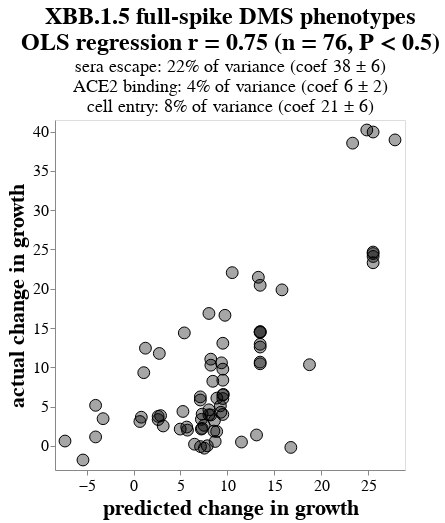

Here is the notebook cell this chart was saved with:
### Markdown cell above
## Multiple least squares regression of changes growth versus DMS phenotypes for clade pairs
Regress change in growth rate for each clade pair versus change in DMS phenotypes.
Do this for several different options of mutations to toggle, etc.

We also show a P-values for the correlation exceeding that with the randomized DMS data in the plot title.

### Code cell
def ols_unique_var_explained(var_endog, vars, df, full_r2):
    """Get unique variance explained by fitting model after removing each variable.

    https://blog.minitab.com/en/adventures-in-statistics-2/how-to-identify-the-most-important-predictor-variables-in-regression-models
    
    """
    unique_var = {}
    for vremove in vars:
        vremove_ols_model = statsmodels.api.OLS(
            endog=df[[var_endog]],
            exog=statsmodels.api.add_constant(df[[v for v in vars if v != vremove]].astype(float)),
        )
        vremove_res_ols = vremove_ols_model.fit()
        unique_var[vremove] = full_r2 - vremove_res_ols.rsquared
    return unique_var

ols_df = pango_pair_dms_growth_df.copy()
n = len(ols_df)

# https://www.einblick.ai/python-code-examples/ordinary-least-squares-regression-statsmodels/
ols_model = statsmodels.api.OLS(
    endog=ols_df[["change_in_growth_rate"]],
    exog=statsmodels.api.add_constant(ols_df[phenotypes].astype(float)),
)
res_ols = ols_model.fit()
ols_df = ols_df.assign(predicted_change_in_growth_rate=res_ols.predict())
r2 = res_ols.rsquared
r = math.sqrt(r2)
unique_var = ols_unique_var_explained("change_in_growth_rate", phenotypes, ols_df, r2)

# now do randomized fits
ols_df_rand = pango_pair_dms_growth_df_rand.copy()
rand_rs = []
for _, ols_df_rand_i in ols_df_rand.groupby("randomization"):
    ols_model_rand_i = statsmodels.api.OLS(
        endog=ols_df_rand_i[["change_in_growth_rate"]],
        exog=statsmodels.api.add_constant(ols_df_rand_i[phenotypes].astype(float)),
    )
    res_ols_rand_i = ols_model_rand_i.fit()
    rand_rs.append(math.sqrt(res_ols_rand_i.rsquared))
n_ge = sum(rand_r >= r for rand_r in rand_rs)
if n_ge:
    p_str = f"P = {n_ge / len(rand_rs)}"
else:
    p_str = f"P < {1 / len(rand_rs)}"
print(f"For randomized DMS data, {p_str}: {n_ge} of {len(rand_rs)} have r >= observed value of {r:.3f}")

subtitle = [
    # https://stackoverflow.com/a/53966201
    f"{p}: {unique_var[p] * 100:.0f}% of variance (coef {res_ols.params[p]:.0f} \u00B1 {res_ols.bse[p]:.0f})"
    for p in phenotypes
]

ols_chart = (
    alt.Chart(ols_df)
    .add_params(clade_selection)
    .encode(
        alt.X(
            "predicted_change_in_growth_rate",
            title="predicted change in growth",
            scale=alt.Scale(nice=False, padding=10),
            axis=alt.Axis(labelFontSize=16, titleFontSize=22),
        ),
        alt.Y(
            "change_in_growth_rate",
            title="actual change in growth",
            scale=alt.Scale(nice=False, padding=10),
            axis=alt.Axis(labelFontSize=16, titleFontSize=22),
        ),
        size=alt.condition(clade_selection, alt.value(250), alt.value(140)),
        strokeWidth=alt.condition(clade_selection, alt.value(4), alt.value(1)),
        stroke=alt.condition(clade_selection, alt.value("red"), alt.value("black")),
        tooltip=tooltips,
    )
    .mark_circle(strokeOpacity=1, fillOpacity=0.35, fill="black", stroke="black")
    .properties(
        width=350,
        height=350,
        title=alt.TitleParams(
            [title, f"OLS regression r = {r:.2f} (n = {n}, {p_str})"],
            subtitle=subtitle,
            fontSize=24,
            subtitleFontSize=18,
        ),
    )
    .configure_axis(grid=False)
)

display(ols_chart)

print(f"Saving to {pair_ols_html}")
ols_chart.save(pair_ols_html)

### Figure 1 — Vega-Lite specification as saved in the notebook (floating-point values rounded to 4 significant figures)
{"config": {"view": {"continuousWidth": 300, "continuousHeight": 300}, "axis": {"grid": false}}, "data": {"name": "data-417b166785cf4df0ed70439a079c8fcc"}, "mark": {"type": "circle", "fill": "black", "fillOpacity": 0.35, "stroke": "black", "strokeOpacity": 1}, "encoding": {"size": {"condition": {"param": "param_1", "value": 250, "empty": false}, "value": 140}, "stroke": {"condition": {"param": "param_1", "value": "red", "empty": false}, "value": "black"}, "strokeWidth": {"condition": {"param": "param_1", "value": 4, "empty": false}, "value": 1}, "tooltip": [{"field": "clade", "type": "nominal"}, {"field": "parent", "type": "nominal"}, {"field": "date", "type": "nominal"}, {"field": "spike_new_muts", "type": "nominal"}, {"field": "nonspike_new_muts", "type": "nominal"}, {"field": "change_in_growth_rate", "format": ".0f", "type": "quantitative"}, {"field": "growth_rate", "format": ".0f", "type": "quantitative"}, {"field": "parent_growth_rate", "format": ".0f", "type": "quantitative"}, {"field": "n_sequences", "type": "quantitative"}, {"field": "parent_n_sequences", "type": "quantitative"}], "x": {"axis": {"labelFontSize": 16, "titleFontSize": 22}, "field": "predicted_change_in_growth_rate", "scale": {"nice": false, "padding": 10}, "title": "predicted change in growth", "type": "quantitative"}, "y": {"axis": {"labelFontSize": 16, "titleFontSize": 22}, "field": "change_in_growth_rate", "scale": {"nice": false, "padding": 10}, "title": "actual change in growth", "type": "quantitative"}}, "height": 350, "params": [{"name": "param_1", "select": {"type": "point", "fields": ["clade"], "on": "mouseover"}}], "title": {"text": ["XBB.1.5 full-spike DMS phenotypes", "OLS regression r = 0.75 (n = 76, P < 0.5)"], "fontSize": 24, "subtitle": ["sera escape: 22% of variance (coef 38 ± 6)", "ACE2 binding: 4% of variance (coef 6 ± 2)", "cell entry: 8% of variance (coef 21 ± 6)"], "subtitleFontSize": 18}, "width": 350, "$schema": "https://vega.github.io/schema/vega-lite/v5.15.1.json", "datasets": {"data-417b166785cf4df0ed70439a079c8fcc": [{"clade": "XBB.1", "parent": "XBB", "date": "2022-10-03", "n_new_spike_muts": 1, "spike_new_muts": "G252V", "nonspike_new_muts": "", "growth_rate": 1.205, "n_sequences": 17510, "parent_growth_rate": -0.9367, "parent_n_sequences": 1650, "change_in_growth_rate": 2.141, "sera escape": -0.0716, "ACE2 binding": 0.02517, "cell entry": -0.03082, "predicted_change_in_growth_rate": 4.971}, {"clade": "XBB.2", "parent": "XBB", "date": "2022-10-15", "n_new_spike_muts": 1, "spike_new_muts": "D253G", "nonspike_new_muts": "", "growth_rate": 0.2068, "n_sequences": 1353, "parent_growth_rate": -0.9367, "parent_n_sequences": 1650, "change_in_growth_rate": 1.144, "sera escape": -0.2303, "ACE2 binding": -0.1234, "cell entry": -0.1294, "predicted_change_in_growth_rate": -4.05}, {"clade": "XBB.1.4", "parent": "XBB.1", "date": "2022-11-06", "n_new_spike_muts": 1, "spike_new_muts": "T883I", "nonspike_new_muts": "ORF8:G8*", "growth_rate": 5.168, "n_sequences": 519, "parent_growth_rate": 1.205, "parent_n_sequences": 17510, "change_in_growth_rate": 3.964, "sera escape": 0.07632, "ACE2 binding": -0.1625, "cell entry": -0.1008, "predicted_change_in_growth_rate": 8.03}, {"clade": "XBB.1.5", "parent": "XBB.1", "date": "2022-11-08", "n_new_spike_muts": 1, "spike_new_muts": "S486P", "nonspike_new_muts": "ORF8:G8*", "growth_rate": 25.31, "n_sequences": 156404, "parent_growth_rate": 1.205, "parent_n_sequences": 17510, "change_in_growth_rate": 24.1, "sera escape": 0.2269, "ACE2 binding": 0.5783, "cell entry": 0.247, "predicted_change_in_growth_rate": 25.54}, {"clade": "XBB.1.16", "parent": "XBB.1", "date": "2023-03-05", "n_new_spike_muts": 3, "spike_new_muts": "K478R; S486P; E180V", "nonspike_new_muts": "ORF1a:L3829F; ORF1b:D1746Y; ORF8:G8*; ORF9b:I5T; ORF9b:N55S", "growth_rate": 40.14, "n_sequences": 25010, "parent_growth_rate": 1.205, "parent_n_sequences": 17510, "change_in_growth_rate": 38.94, "sera escape": 0.2303, "ACE2 binding": 0.5619, "cell entry": 0.3594, "predicted_change_in_growth_rate": 27.87}, {"clade": "XBB.1.22", "parent": "XBB.1", "date": "2023-03-19", "n_new_spike_muts": 1, "spike_new_muts": "S486P", "nonspike_new_muts": "ORF8:G8*; ORF9b:I5T", "growth_rate": 41.14, "n_sequences": 417, "parent_growth_rate": 1.205, "parent_n_sequences": 17510, "change_in_growth_rate": 39.94, "sera escape": 0.2269, "ACE2 binding": 0.5783, "cell entry": 0.247, "predicted_change_in_growth_rate": 25.54}, {"clade": "XBB.1.42", "parent": "XBB.1", "date": "2023-05-31", "n_new_spike_muts": 2, "spike_new_muts": "S486P; Q613H", "nonspike_new_muts": "ORF1a:T4175I; ORF8:G8*; ORF9b:I5T", "growth_rate": 41.4, "n_sequences": 447, "parent_growth_rate": 1.205, "parent_n_sequences": 17510, "change_in_growth_rate": 40.2, "sera escape": 0.2078, "ACE2 binding": 0.1534, "cell entry": 0.3785, "predicted_change_in_growth_rate": 24.87}, {"clade": "XBB.1.4.1", "parent": "XBB.1.4", "date": "2022-11-25", "n_new_spike_muts": 1, "spike_new_muts": "S673G", "nonspike_new_muts": "", "growth_rate": 3.376, "n_sequences": 1455, "parent_growth_rate": 5.168, "parent_n_sequences": 519, "change_in_growth_rate": -1.792, "sera escape": 0.01171, "ACE2 binding": 0.3172, "cell entry": -0.7797, "predicted_change_in_growth_rate": -5.396}, {"clade": "XBB.1.5.1", "parent": "XBB.1.5", "date": "2023-01-28", "n_new_spike_muts": 1, "spike_new_muts": "T573I", "nonspike_new_muts": "", "growth_rate": 29.25, "n_sequences": 3285, "parent_growth_rate": 25.31, "parent_n_sequences": 156404, "change_in_growth_rate": 3.938, "sera escape": -0.02976, "ACE2 binding": -0.07144, "cell entry": 0.07914, "predicted_change_in_growth_rate": 8.229}, {"clade": "XBB.1.5.2", "parent": "XBB.1.5", "date": "2023-01-29", "n_new_spike_muts": 2, "spike_new_muts": "K147I; T284I", "nonspike_new_muts": "", "growth_rate": 27.32, "n_sequences": 975, "parent_growth_rate": 25.31, "parent_n_sequences": 156404, "change_in_growth_rate": 2.008, "sera escape": -0.02996, "ACE2 binding": -0.2448, "cell entry": 0.01103, "predicted_change_in_growth_rate": 5.745}, {"clade": "XBB.1.5.4", "parent": "XBB.1.5", "date": "2023-02-10", "n_new_spike_muts": 1, "spike_new_muts": "T883I", "nonspike_new_muts": "", "growth_rate": 29.9, "n_sequences": 2023, "parent_growth_rate": 25.31, "parent_n_sequences": 156404, "change_in_growth_rate": 4.592, "sera escape": 0.07632, "ACE2 binding": -0.1625, "cell entry": -0.1008, "predicted_change_in_growth_rate": 8.03}, {"clade": "XBB.1.5.5", "parent": "XBB.1.5", "date": "2023-02-10", "n_new_spike_muts": 1, "spike_new_muts": "K1181I", "nonspike_new_muts": "ORF1a:S2246L", "growth_rate": 29.69, "n_sequences": 1054, "parent_growth_rate": 25.31, "parent_n_sequences": 156404, "change_in_growth_rate": 4.385, "sera escape": -0.003512, "ACE2 binding": 0.04976, "cell entry": -0.1511, "predicted_change_in_growth_rate": 5.261}, {"clade": "XBB.1.5.10", "parent": "XBB.1.5", "date": "2023-02-10", "n_new_spike_muts": 1, "spike_new_muts": "F456L", "nonspike_new_muts": "ORF1b:A1643V", "growth_rate": 37.89, "n_sequences": 2176, "parent_growth_rate": 25.31, "parent_n_sequences": 156404, "change_in_growth_rate": 12.58, "sera escape": 0.2001, "ACE2 binding": -0.3013, "cell entry": -0.02328, "predicted_change_in_growth_rate": 13.5}, {"clade": "XBB.1.5.12", "parent": "XBB.1.5", "date": "2023-02-19", "n_new_spike_muts": 1, "spike_new_muts": "T323I", "nonspike_new_muts": "", "growth_rate": 28.78, "n_sequences": 2303, "parent_growth_rate": 25.31, "parent_n_sequences": 156404, "change_in_growth_rate": 3.467, "sera escape": -0.137, "ACE2 binding": -0.1482, "cell entry": -0.257, "predicted_change_in_growth_rate": -3.253}, {"clade": "XBB.1.5.25", "parent": "XBB.1.5", "date": "2023-03-18", "n_new_spike_muts": 1, "spike_new_muts": "K97T", "nonspike_new_muts": "", "growth_rate": 25.8, "n_sequences": 661, "parent_growth_rate": 25.31, "parent_n_sequences": 156404, "change_in_growth_rate": 0.4916, "sera escape": 0.1069, "ACE2 binding": -0.08113, "cell entry": -0.01326, "predicted_change_in_growth_rate": 11.5}, {"clade": "XBB.1.5.28", "parent": "XBB.1.5", "date": "2023-03-22", "n_new_spike_muts": 1, "spike_new_muts": "K478R", "nonspike_new_muts": "", "growth_rate": 35.07, "n_sequences": 761, "parent_growth_rate": 25.31, "parent_n_sequences": 156404, "change_in_growth_rate": 9.764, "sera escape": 0.02994, "ACE2 binding": -0.09573, "cell entry": 0.03784, "predicted_change_in_growth_rate": 9.515}, {"clade": "XBB.1.5.30", "parent": "XBB.1.5", "date": "2023-03-22", "n_new_spike_muts": 1, "spike_new_muts": "A348T", "nonspike_new_muts": "", "growth_rate": 30.41, "n_sequences": 808, "parent_growth_rate": 25.31, "parent_n_sequences": 156404, "change_in_growth_rate": 5.101, "sera escape": 0.008368, "ACE2 binding": -0.01643, "cell entry": 0.04135, "predicted_change_in_growth_rate": 9.255}, {"clade": "XBB.1.5.35", "parent": "XBB.1.5", "date": "2023-03-24", "n_new_spike_muts": 1, "spike_new_muts": "N978S", "nonspike_new_muts": "", "growth_rate": 28.96, "n_sequences": 1292, "parent_growth_rate": 25.31, "parent_n_sequences": 156404, "change_in_growth_rate": 3.653, "sera escape": -0.1159, "ACE2 binding": -0.1391, "cell entry": -0.1005, "predicted_change_in_growth_rate": 0.8239}, {"clade": "XBB.1.5.37", "parent": "XBB.1.5", "date": "2023-03-27", "n_new_spike_muts": 1, "spike_new_muts": "K1045R", "nonspike_new_muts": "", "growth_rate": 33.53, "n_sequences": 3551, "parent_growth_rate": 25.31, "parent_n_sequences": 156404, "change_in_growth_rate": 8.224, "sera escape": 0.05959, "ACE2 binding": -0.1069, "cell entry": -0.06603, "predicted_change_in_growth_rate": 8.449}, {"clade": "XBB.1.5.50", "parent": "XBB.1.5", "date": "2023-04-26", "n_new_spike_muts": 1, "spike_new_muts": "P621S", "nonspike_new_muts": "N:T49I; ORF1a:A2097V", "growth_rate": 29.06, "n_sequences": 591, "parent_growth_rate": 25.31, "parent_n_sequences": 156404, "change_in_growth_rate": 3.755, "sera escape": -0.1209, "ACE2 binding": -0.1898, "cell entry": 0.01162, "predicted_change_in_growth_rate": 2.619}, {"clade": "XBB.1.5.56", "parent": "XBB.1.5", "date": "2023-05-05", "n_new_spike_muts": 1, "spike_new_muts": "A852S", "nonspike_new_muts": "", "growth_rate": 27.85, "n_sequences": 537, "parent_growth_rate": 25.31, "parent_n_sequences": 156404, "change_in_growth_rate": 2.538, "sera escape": -0.1249, "ACE2 binding": 0.2201, "cell entry": -0.0788, "predicted_change_in_growth_rate": 3.158}, {"clade": "XBB.1.5.59", "parent": "XBB.1.5", "date": "2023-05-06", "n_new_spike_muts": 1, "spike_new_muts": "F456L", "nonspike_new_muts": "ORF1a:S2822P", "growth_rate": 39.84, "n_sequences": 719, "parent_growth_rate": 25.31, "parent_n_sequences": 156404, "change_in_growth_rate": 14.54, "sera escape": 0.2001, "ACE2 binding": -0.3013, "cell entry": -0.02328, "predicted_change_in_growth_rate": 13.5}, {"clade": "XBB.1.5.70", "parent": "XBB.1.5", "date": "2023-05-22", "n_new_spike_muts": 2, "spike_new_muts": "L455F; F456L", "nonspike_new_muts": "ORF1a:A4068S; ORF8:P38S", "growth_rate": 45.16, "n_sequences": 499, "parent_growth_rate": 25.31, "parent_n_sequences": 156404, "change_in_growth_rate": 19.85, "sera escape": 0.3517, "ACE2 binding": -1.261, "cell entry": 0.09792, "predicted_change_in_growth_rate": 15.82}, {"clade": "XBB.1.5.72", "parent": "XBB.1.5", "date": "2023-05-31", "n_new_spike_muts": 1, "spike_new_muts": "F456L", "nonspike_new_muts": "ORF1a:G445S", "growth_rate": 45.74, "n_sequences": 1477, "parent_growth_rate": 25.31, "parent_n_sequences": 156404, "change_in_growth_rate": 20.44, "sera escape": 0.2001, "ACE2 binding": -0.3013, "cell entry": -0.02328, "predicted_change_in_growth_rate": 13.5}, {"clade": "XBB.1.5.91", "parent": "XBB.1.5", "date": "2023-07-10", "n_new_spike_muts": 1, "spike_new_muts": "P621S", "nonspike_new_muts": "", "growth_rate": 28.66, "n_sequences": 657, "parent_growth_rate": 25.31, "parent_n_sequences": 156404, "change_in_growth_rate": 3.355, "sera escape": -0.1209, "ACE2 binding": -0.1898, "cell entry": 0.01162, "predicted_change_in_growth_rate": 2.619}, {"clade": "XBB.1.5.97", "parent": "XBB.1.5", "date": "2023-07-24", "n_new_spike_muts": 1, "spike_new_muts": "T941S", "nonspike_new_muts": "", "growth_rate": 31.39, "n_sequences": 409, "parent_growth_rate": 25.31, "parent_n_sequences": 156404, "change_in_growth_rate": 6.082, "sera escape": -0.01727, "ACE2 binding": -0.07001, "cell entry": 0.0871, "predicted_change_in_growth_rate": 8.879}, {"clade": "XBB.1.5.100", "parent": "XBB.1.5", "date": "2023-08-02", "n_new_spike_muts": 1, "spike_new_muts": "V1122M", "nonspike_new_muts": "", "growth_rate": 31.15, "n_sequences": 597, "parent_growth_rate": 25.31, "parent_n_sequences": 156404, "change_in_growth_rate": 5.838, "sera escape": 0.01212, "ACE2 binding": 0.03866, "cell entry": -0.08652, "predicted_change_in_growth_rate": 7.116}, {"clade": "EM.1", "parent": "XBB.1.5.7", "date": "2023-02-26", "n_new_spike_muts": 1, "spike_new_muts": "R214L", "nonspike_new_muts": "", "growth_rate": 24.58, "n_sequences": 598, "parent_growth_rate": 24.67, "parent_n_sequences": 6252, "change_in_growth_rate": -0.08633, "sera escape": 0.05816, "ACE2 binding": -0.08279, "cell entry": -0.1346, "predicted_change_in_growth_rate": 7.136}, {"clade": "EK.2", "parent": "XBB.1.5.13", "date": "2023-02-26", "n_new_spike_muts": 1, "spike_new_muts": "T259I", "nonspike_new_muts": "ORF1a:L3829F", "growth_rate": 25.84, "n_sequences": 403, "parent_growth_rate": 25.82, "parent_n_sequences": 6375, "change_in_growth_rate": 0.02014, "sera escape": -0.01375, "ACE2 binding": -0.1702, "cell entry": 0.06108, "predicted_change_in_growth_rate": 7.857}, {"clade": "EL.1", "parent": "XBB.1.5.14", "date": "2023-02-21", "n_new_spike_muts": 1, "spike_new_muts": "Q675H", "nonspike_new_muts": "", "growth_rate": 27.61, "n_sequences": 1201, "parent_growth_rate": 24.5, "parent_n_sequences": 911, "change_in_growth_rate": 3.102, "sera escape": -0.001338, "ACE2 binding": -0.1003, "cell entry": -0.3333, "predicted_change_in_growth_rate": 0.6716}, {"clade": "FD.2", "parent": "XBB.1.5.15", "date": "2023-03-27", "n_new_spike_muts": 1, "spike_new_muts": "Q146K", "nonspike_new_muts": "ORF1a:G519S", "growth_rate": 26.36, "n_sequences": 2569, "parent_growth_rate": 26.15, "parent_n_sequences": 4535, "change_in_growth_rate": 0.218, "sera escape": -0.06804, "ACE2 binding": -0.02033, "cell entry": 0.05065, "predicted_change_in_growth_rate": 6.497}, {"clade": "GF.1", "parent": "XBB.1.5.24", "date": "2023-05-23", "n_new_spike_muts": 1, "spike_new_muts": "E748V", "nonspike_new_muts": "", "growth_rate": 38.84, "n_sequences": 1193, "parent_growth_rate": 28.27, "parent_n_sequences": 3234, "change_in_growth_rate": 10.57, "sera escape": 0.07404, "ACE2 binding": -0.4767, "cell entry": 0.06399, "predicted_change_in_growth_rate": 9.372}, {"clade": "GB.1", "parent": "XBB.1.5.46", "date": "2023-05-06", "n_new_spike_muts": 1, "spike_new_muts": "L518V", "nonspike_new_muts": "ORF8:V62L; ORF9b:I5T", "growth_rate": 37.04, "n_sequences": 731, "parent_growth_rate": 26.77, "parent_n_sequences": 1594, "change_in_growth_rate": 10.27, "sera escape": 0.02201, "ACE2 binding": -0.3646, "cell entry": 0.07188, "predicted_change_in_growth_rate": 8.239}, {"clade": "HT.2", "parent": "XBB.1.5.49", "date": "2023-07-26", "n_new_spike_muts": 1, "spike_new_muts": "T51I", "nonspike_new_muts": "", "growth_rate": 33.02, "n_sequences": 528, "parent_growth_rate": 30.79, "parent_n_sequences": 3154, "change_in_growth_rate": 2.231, "sera escape": -0.01601, "ACE2 binding": -0.07416, "cell entry": 0.00951, "predicted_change_in_growth_rate": 7.309}, {"clade": "GK.1", "parent": "XBB.1.5.70", "date": "2023-06-06", "n_new_spike_muts": 1, "spike_new_muts": "S704L", "nonspike_new_muts": "ORF3a:T89I", "growth_rate": 49.44, "n_sequences": 652, "parent_growth_rate": 45.16, "parent_n_sequences": 499, "change_in_growth_rate": 4.28, "sera escape": -0.05457, "ACE2 binding": 0.2691, "cell entry": 0.07445, "predicted_change_in_growth_rate": 9.3}, {"clade": "GK.1.1", "parent": "GK.1", "date": "2023-07-13", "n_new_spike_muts": 1, "spike_new_muts": "T573I", "nonspike_new_muts": "", "growth_rate": 60.48, "n_sequences": 1205, "parent_growth_rate": 49.44, "parent_n_sequences": 652, "change_in_growth_rate": 11.04, "sera escape": -0.02976, "ACE2 binding": -0.07144, "cell entry": 0.07914, "predicted_change_in_growth_rate": 8.229}, {"clade": "GN.1", "parent": "XBB.1.5.73", "date": "2023-06-10", "n_new_spike_muts": 1, "spike_new_muts": "F456L", "nonspike_new_muts": "ORF1a:T3356I; ORF3a:G18V", "growth_rate": 47.77, "n_sequences": 513, "parent_growth_rate": 33.26, "parent_n_sequences": 1111, "change_in_growth_rate": 14.52, "sera escape": 0.2001, "ACE2 binding": -0.3013, "cell entry": -0.02328, "predicted_change_in_growth_rate": 13.5}, {"clade": "XBB.1.9.1", "parent": "XBB.1.9", "date": "2023-01-09", "n_new_spike_muts": 1, "spike_new_muts": "S486P", "nonspike_new_muts": "", "growth_rate": 33.18, "n_sequences": 14817, "parent_growth_rate": 8.708, "parent_n_sequences": 986, "change_in_growth_rate": 24.47, "sera escape": 0.2269, "ACE2 binding": 0.5783, "cell entry": 0.247, "predicted_change_in_growth_rate": 25.54}, {"clade": "XBB.1.9.2", "parent": "XBB.1.9", "date": "2023-02-03", "n_new_spike_muts": 1, "spike_new_muts": "S486P", "nonspike_new_muts": "", "growth_rate": 33.38, "n_sequences": 6967, "parent_growth_rate": 8.708, "parent_n_sequences": 986, "change_in_growth_rate": 24.67, "sera escape": 0.2269, "ACE2 binding": 0.5783, "cell entry": 0.247, "predicted_change_in_growth_rate": 25.54}, {"clade": "FL.1", "parent": "XBB.1.9.1", "date": "2023-04-04", "n_new_spike_muts": 1, "spike_new_muts": "A701V", "nonspike_new_muts": "ORF1a:G993S", "growth_rate": 35.02, "n_sequences": 639, "parent_growth_rate": 33.18, "parent_n_sequences": 14817, "change_in_growth_rate": 1.834, "sera escape": 0.004834, "ACE2 binding": -0.0089, "cell entry": 0.02643, "predicted_change_in_growth_rate": 8.86}, {"clade": "FL.7", "parent": "XBB.1.9.1", "date": "2023-05-06", "n_new_spike_muts": 1, "spike_new_muts": "T51I", "nonspike_new_muts": "", "growth_rate": 37.23, "n_sequences": 432, "parent_growth_rate": 33.18, "parent_n_sequences": 14817, "change_in_growth_rate": 4.047, "sera escape": -0.01601, "ACE2 binding": -0.07416, "cell entry": 0.00951, "predicted_change_in_growth_rate": 7.309}, {"clade": "FL.14", "parent": "XBB.1.9.1", "date": "2023-05-23", "n_new_spike_muts": 1, "spike_new_muts": "V1122M", "nonspike_new_muts": "", "growth_rate": 39.42, "n_sequences": 718, "parent_growth_rate": 33.18, "parent_n_sequences": 14817, "change_in_growth_rate": 6.241, "sera escape": 0.01212, "ACE2 binding": 0.03866, "cell entry": -0.08652, "predicted_change_in_growth_rate": 7.116}, {"clade": "FL.15", "parent": "XBB.1.9.1", "date": "2023-05-29", "n_new_spike_muts": 1, "spike_new_muts": "F456L", "nonspike_new_muts": "ORF1a:E637K", "growth_rate": 46.11, "n_sequences": 1359, "parent_growth_rate": 33.18, "parent_n_sequences": 14817, "change_in_growth_rate": 12.93, "sera escape": 0.2001, "ACE2 binding": -0.3013, "cell entry": -0.02328, "predicted_change_in_growth_rate": 13.5}, {"clade": "FL.16", "parent": "XBB.1.9.1", "date": "2023-05-30", "n_new_spike_muts": 1, "spike_new_muts": "D215V", "nonspike_new_muts": "", "growth_rate": 42.5, "n_sequences": 524, "parent_growth_rate": 33.18, "parent_n_sequences": 14817, "change_in_growth_rate": 9.32, "sera escape": -0.08437, "ACE2 binding": 0.03181, "cell entry": -0.1983, "predicted_change_in_growth_rate": 1.086}, {"clade": "FL.20", "parent": "XBB.1.9.1", "date": "2023-06-29", "n_new_spike_muts": 2, "spike_new_muts": "Q52H; F456L", "nonspike_new_muts": "ORF1a:I2010V; ORF3a:L108F", "growth_rate": 54.64, "n_sequences": 544, "parent_growth_rate": 33.18, "parent_n_sequences": 14817, "change_in_growth_rate": 21.46, "sera escape": 0.1279, "ACE2 binding": -0.1316, "cell entry": 0.05056, "predicted_change_in_growth_rate": 13.3}, {"clade": "FL.24", "parent": "XBB.1.9.1", "date": "2023-07-09", "n_new_spike_muts": 2, "spike_new_muts": "Q613H; A688V", "nonspike_new_muts": "ORF1b:I539V; ORF3a:N82S", "growth_rate": 47.56, "n_sequences": 420, "parent_growth_rate": 33.18, "parent_n_sequences": 14817, "change_in_growth_rate": 14.38, "sera escape": -0.02087, "ACE2 binding": -0.4753, "cell entry": 0.04751, "predicted_change_in_growth_rate": 5.409}, {"clade": "FL.1.5", "parent": "FL.1", "date": "2023-06-06", "n_new_spike_muts": 1, "spike_new_muts": "F456L", "nonspike_new_muts": "ORF1b:K2557R", "growth_rate": 45.47, "n_sequences": 498, "parent_growth_rate": 35.02, "parent_n_sequences": 639, "change_in_growth_rate": 10.45, "sera escape": 0.2001, "ACE2 binding": -0.3013, "cell entry": -0.02328, "predicted_change_in_growth_rate": 13.5}, {"clade": "FL.1.5.1", "parent": "FL.1.5", "date": "2023-06-06", "n_new_spike_muts": 1, "spike_new_muts": "K478R", "nonspike_new_muts": "ORF1b:S2198I", "growth_rate": 58.53, "n_sequences": 4724, "parent_growth_rate": 45.47, "parent_n_sequences": 498, "change_in_growth_rate": 13.06, "sera escape": 0.02994, "ACE2 binding": -0.09573, "cell entry": 0.03784, "predicted_change_in_growth_rate": 9.515}, {"clade": "FL.10.1", "parent": "FL.10", "date": "2023-06-10", "n_new_spike_muts": 1, "spike_new_muts": "E554K", "nonspike_new_muts": "", "growth_rate": 48.46, "n_sequences": 1313, "parent_growth_rate": 31.84, "parent_n_sequences": 1335, "change_in_growth_rate": 16.62, "sera escape": 0.08039, "ACE2 binding": -0.1947, "cell entry": -0.0152, "predicted_change_in_growth_rate": 9.742}, {"clade": "EG.1", "parent": "XBB.1.9.2", "date": "2023-02-19", "n_new_spike_muts": 1, "spike_new_muts": "Q613H", "nonspike_new_muts": "N:L219F", "growth_rate": 35.99, "n_sequences": 7614, "parent_growth_rate": 33.38, "parent_n_sequences": 6967, "change_in_growth_rate": 2.618, "sera escape": -0.01907, "ACE2 binding": -0.4249, "cell entry": 0.1315, "predicted_change_in_growth_rate": 7.515}, {"clade": "EG.2", "parent": "XBB.1.9.2", "date": "2023-04-04", "n_new_spike_muts": 1, "spike_new_muts": "K478R", "nonspike_new_muts": "", "growth_rate": 41.74, "n_sequences": 2159, "parent_growth_rate": 33.38, "parent_n_sequences": 6967, "change_in_growth_rate": 8.362, "sera escape": 0.02994, "ACE2 binding": -0.09573, "cell entry": 0.03784, "predicted_change_in_growth_rate": 9.515}, {"clade": "HK.3", "parent": "EG.5.1.1", "date": "2023-07-23", "n_new_spike_muts": 1, "spike_new_muts": "L455F", "nonspike_new_muts": "", "growth_rate": 77.37, "n_sequences": 2149, "parent_growth_rate": 55.32, "parent_n_sequences": 15781, "change_in_growth_rate": 22.05, "sera escape": 0.1516, "ACE2 binding": -0.9594, "cell entry": 0.1212, "predicted_change_in_growth_rate": 10.51}, {"clade": "HK.6", "parent": "EG.5.1.1", "date": "2023-08-24", "n_new_spike_muts": 1, "spike_new_muts": "D253G", "nonspike_new_muts": "ORF1a:A1923T", "growth_rate": 60.49, "n_sequences": 646, "parent_growth_rate": 55.32, "parent_n_sequences": 15781, "change_in_growth_rate": 5.164, "sera escape": -0.2303, "ACE2 binding": -0.1234, "cell entry": -0.1294, "predicted_change_in_growth_rate": -4.05}, {"clade": "EG.5.1.6", "parent": "EG.5.1", "date": "2023-07-23", "n_new_spike_muts": 1, "spike_new_muts": "F157L", "nonspike_new_muts": "ORF1a:S1857L", "growth_rate": 59.1, "n_sequences": 1193, "parent_growth_rate": 52.55, "parent_n_sequences": 9915, "change_in_growth_rate": 6.553, "sera escape": 0.04657, "ACE2 binding": 0.2894, "cell entry": -0.107, "predicted_change_in_growth_rate": 9.573}, {"clade": "HV.1", "parent": "EG.5.1.6", "date": "2023-08-02", "n_new_spike_muts": 1, "spike_new_muts": "L452R", "nonspike_new_muts": "", "growth_rate": 69.43, "n_sequences": 1645, "parent_growth_rate": 59.1, "parent_n_sequences": 1193, "change_in_growth_rate": 10.33, "sera escape": 0.1816, "ACE2 binding": 0.1571, "cell entry": 0.1286, "predicted_change_in_growth_rate": 18.75}, {"clade": "XBB.1.16.1", "parent": "XBB.1.16", "date": "2023-03-22", "n_new_spike_muts": 1, "spike_new_muts": "T547I", "nonspike_new_muts": "", "growth_rate": 39.85, "n_sequences": 8686, "parent_growth_rate": 40.14, "parent_n_sequences": 25010, "change_in_growth_rate": -0.2868, "sera escape": 0.03809, "ACE2 binding": -0.2494, "cell entry": -0.02672, "predicted_change_in_growth_rate": 7.547}, {"clade": "XBB.1.16.6", "parent": "XBB.1.16", "date": "2023-05-07", "n_new_spike_muts": 1, "spike_new_muts": "F456L", "nonspike_new_muts": "", "growth_rate": 54.57, "n_sequences": 4935, "parent_growth_rate": 40.14, "parent_n_sequences": 25010, "change_in_growth_rate": 14.43, "sera escape": 0.2001, "ACE2 binding": -0.3013, "cell entry": -0.02328, "predicted_change_in_growth_rate": 13.5}, {"clade": "XBB.1.16.7", "parent": "XBB.1.16", "date": "2023-05-25", "n_new_spike_muts": 1, "spike_new_muts": "T732I", "nonspike_new_muts": "ORF1a:Y1090H", "growth_rate": 42.28, "n_sequences": 502, "parent_growth_rate": 40.14, "parent_n_sequences": 25010, "change_in_growth_rate": 2.143, "sera escape": -0.1187, "ACE2 binding": 0.3729, "cell entry": 0.06165, "predicted_change_in_growth_rate": 7.228}, {"clade": "XBB.1.16.8", "parent": "XBB.1.16", "date": "2023-05-26", "n_new_spike_muts": 1, "spike_new_muts": "T732I", "nonspike_new_muts": "", "growth_rate": 43.52, "n_sequences": 600, "parent_growth_rate": 40.14, "parent_n_sequences": 25010, "change_in_growth_rate": 3.379, "sera escape": -0.1187, "ACE2 binding": 0.3729, "cell entry": 0.06165, "predicted_change_in_growth_rate": 7.228}, {"clade": "XBB.1.16.9", "parent": "XBB.1.16", "date": "2023-05-30", "n_new_spike_muts": 1, "spike_new_muts": "F456L", "nonspike_new_muts": "ORF1a:S2500F", "growth_rate": 50.8, "n_sequences": 652, "parent_growth_rate": 40.14, "parent_n_sequences": 25010, "change_in_growth_rate": 10.66, "sera escape": 0.2001, "ACE2 binding": -0.3013, "cell entry": -0.02328, "predicted_change_in_growth_rate": 13.5}, {"clade": "XBB.1.16.11", "parent": "XBB.1.16", "date": "2023-06-14", "n_new_spike_muts": 1, "spike_new_muts": "P521T", "nonspike_new_muts": "", "growth_rate": 52.58, "n_sequences": 2717, "parent_growth_rate": 40.14, "parent_n_sequences": 25010, "change_in_growth_rate": 12.44, "sera escape": -0.1098, "ACE2 binding": -0.04532, "cell entry": -0.1188, "predicted_change_in_growth_rate": 1.265}, {"clade": "XBB.1.16.15", "parent": "XBB.1.16", "date": "2023-07-13", "n_new_spike_muts": 2, "spike_new_muts": "K147N; P521S", "nonspike_new_muts": "", "growth_rate": 56.99, "n_sequences": 1255, "parent_growth_rate": 40.14, "parent_n_sequences": 25010, "change_in_growth_rate": 16.85, "sera escape": 0.08649, "ACE2 binding": -0.3337, "cell entry": -0.06778, "predicted_change_in_growth_rate": 8.032}, {"clade": "FU.2.1", "parent": "FU.2", "date": "2023-06-20", "n_new_spike_muts": 1, "spike_new_muts": "E619Q", "nonspike_new_muts": "ORF1a:T2106N", "growth_rate": 48.02, "n_sequences": 870, "parent_growth_rate": 44.17, "parent_n_sequences": 1237, "change_in_growth_rate": 3.853, "sera escape": -0.06871, "ACE2 binding": -0.1867, "cell entry": -0.07397, "predicted_change_in_growth_rate": 2.879}, {"clade": "HF.1", "parent": "XBB.1.16.13", "date": "2023-07-14", "n_new_spike_muts": 1, "spike_new_muts": "K304N", "nonspike_new_muts": "", "growth_rate": 51.64, "n_sequences": 2161, "parent_growth_rate": 39.88, "parent_n_sequences": 415, "change_in_growth_rate": 11.76, "sera escape": -0.03204, "ACE2 binding": -0.3787, "cell entry": -0.09076, "predicted_change_in_growth_rate": 2.744}, {"clade": "XBB.1.22.1", "parent": "XBB.1.22", "date": "2023-03-19", "n_new_spike_muts": 1, "spike_new_muts": "Y200C", "nonspike_new_muts": "", "growth_rate": 40.95, "n_sequences": 881, "parent_growth_rate": 41.14, "parent_n_sequences": 417, "change_in_growth_rate": -0.1922, "sera escape": 0.3727, "ACE2 binding": -0.6727, "cell entry": -0.07328, "predicted_change_in_growth_rate": 16.77}, {"clade": "FY.2", "parent": "XBB.1.22.1", "date": "2023-05-04", "n_new_spike_muts": 1, "spike_new_muts": "I197T", "nonspike_new_muts": "ORF1b:S997P", "growth_rate": 43.35, "n_sequences": 714, "parent_growth_rate": 40.95, "parent_n_sequences": 881, "change_in_growth_rate": 2.4, "sera escape": -0.0908, "ACE2 binding": 0.1005, "cell entry": 0.01591, "predicted_change_in_growth_rate": 5.664}, {"clade": "FY.5", "parent": "XBB.1.22.1", "date": "2023-06-12", "n_new_spike_muts": 1, "spike_new_muts": "K478R", "nonspike_new_muts": "", "growth_rate": 47.42, "n_sequences": 708, "parent_growth_rate": 40.95, "parent_n_sequences": 881, "change_in_growth_rate": 6.475, "sera escape": 0.02994, "ACE2 binding": -0.09573, "cell entry": 0.03784, "predicted_change_in_growth_rate": 9.515}, {"clade": "FY.2.1", "parent": "FY.2", "date": "2023-07-23", "n_new_spike_muts": 1, "spike_new_muts": "A684V", "nonspike_new_muts": "ORF1a:T1874I", "growth_rate": 43.97, "n_sequences": 452, "parent_growth_rate": 43.35, "parent_n_sequences": 714, "change_in_growth_rate": 0.6197, "sera escape": -0.283, "ACE2 binding": 0.06389, "cell entry": -0.2468, "predicted_change_in_growth_rate": -7.313}, {"clade": "FY.3.1", "parent": "FY.3", "date": "2023-05-24", "n_new_spike_muts": 1, "spike_new_muts": "I210T", "nonspike_new_muts": "ORF1a:D1282Y; ORF1a:T1760I", "growth_rate": 47.9, "n_sequences": 1725, "parent_growth_rate": 47.33, "parent_n_sequences": 615, "change_in_growth_rate": 0.5668, "sera escape": -0.01894, "ACE2 binding": -0.01793, "cell entry": 0.06572, "predicted_change_in_growth_rate": 8.7}, {"clade": "XBB.2.3", "parent": "XBB.2", "date": "2023-01-31", "n_new_spike_muts": 2, "spike_new_muts": "S486P; P521S", "nonspike_new_muts": "ORF1b:P959S; ORF1a:G2091S; ORF7a:A13V", "growth_rate": 38.73, "n_sequences": 5190, "parent_growth_rate": 0.2068, "parent_n_sequences": 1353, "change_in_growth_rate": 38.52, "sera escape": 0.2768, "ACE2 binding": 0.2528, "cell entry": 0.1461, "predicted_change_in_growth_rate": 23.35}, {"clade": "XBB.2.4", "parent": "XBB.2", "date": "2023-02-03", "n_new_spike_muts": 1, "spike_new_muts": "S486P", "nonspike_new_muts": "", "growth_rate": 23.51, "n_sequences": 543, "parent_growth_rate": 0.2068, "parent_n_sequences": 1353, "change_in_growth_rate": 23.3, "sera escape": 0.2269, "ACE2 binding": 0.5783, "cell entry": 0.247, "predicted_change_in_growth_rate": 25.54}, {"clade": "XBB.2.3.2", "parent": "XBB.2.3", "date": "2023-03-24", "n_new_spike_muts": 1, "spike_new_muts": "G184V", "nonspike_new_muts": "ORF1a:R2159W", "growth_rate": 40.62, "n_sequences": 1983, "parent_growth_rate": 38.73, "parent_n_sequences": 5190, "change_in_growth_rate": 1.886, "sera escape": -0.04363, "ACE2 binding": 0.1508, "cell entry": 0.05378, "predicted_change_in_growth_rate": 8.559}, {"clade": "XBB.2.3.3", "parent": "XBB.2.3", "date": "2023-04-04", "n_new_spike_muts": 1, "spike_new_muts": "K182N", "nonspike_new_muts": "", "growth_rate": 41.95, "n_sequences": 1054, "parent_growth_rate": 38.73, "parent_n_sequences": 5190, "change_in_growth_rate": 3.219, "sera escape": -0.0323, "ACE2 binding": -0.02203, "cell entry": 0.08785, "predicted_change_in_growth_rate": 8.618}, {"clade": "XBB.2.3.5", "parent": "XBB.2.3", "date": "2023-04-12", "n_new_spike_muts": 1, "spike_new_muts": "K478N", "nonspike_new_muts": "", "growth_rate": 40.12, "n_sequences": 479, "parent_growth_rate": 38.73, "parent_n_sequences": 5190, "change_in_growth_rate": 1.391, "sera escape": 0.1104, "ACE2 binding": -0.1795, "cell entry": 0.08826, "predicted_change_in_growth_rate": 13.11}, {"clade": "XBB.2.3.8", "parent": "XBB.2.3", "date": "2023-05-01", "n_new_spike_muts": 1, "spike_new_muts": "K478R", "nonspike_new_muts": "ORF1a:A583V; ORF1a:L3829F", "growth_rate": 42.73, "n_sequences": 1877, "parent_growth_rate": 38.73, "parent_n_sequences": 5190, "change_in_growth_rate": 4.002, "sera escape": 0.02994, "ACE2 binding": -0.09573, "cell entry": 0.03784, "predicted_change_in_growth_rate": 9.515}, {"clade": "XBB.2.3.11", "parent": "XBB.2.3", "date": "2023-05-07", "n_new_spike_muts": 1, "spike_new_muts": "K478R", "nonspike_new_muts": "", "growth_rate": 44.76, "n_sequences": 833, "parent_growth_rate": 38.73, "parent_n_sequences": 5190, "change_in_growth_rate": 6.028, "sera escape": 0.02994, "ACE2 binding": -0.09573, "cell entry": 0.03784, "predicted_change_in_growth_rate": 9.515}]}}
